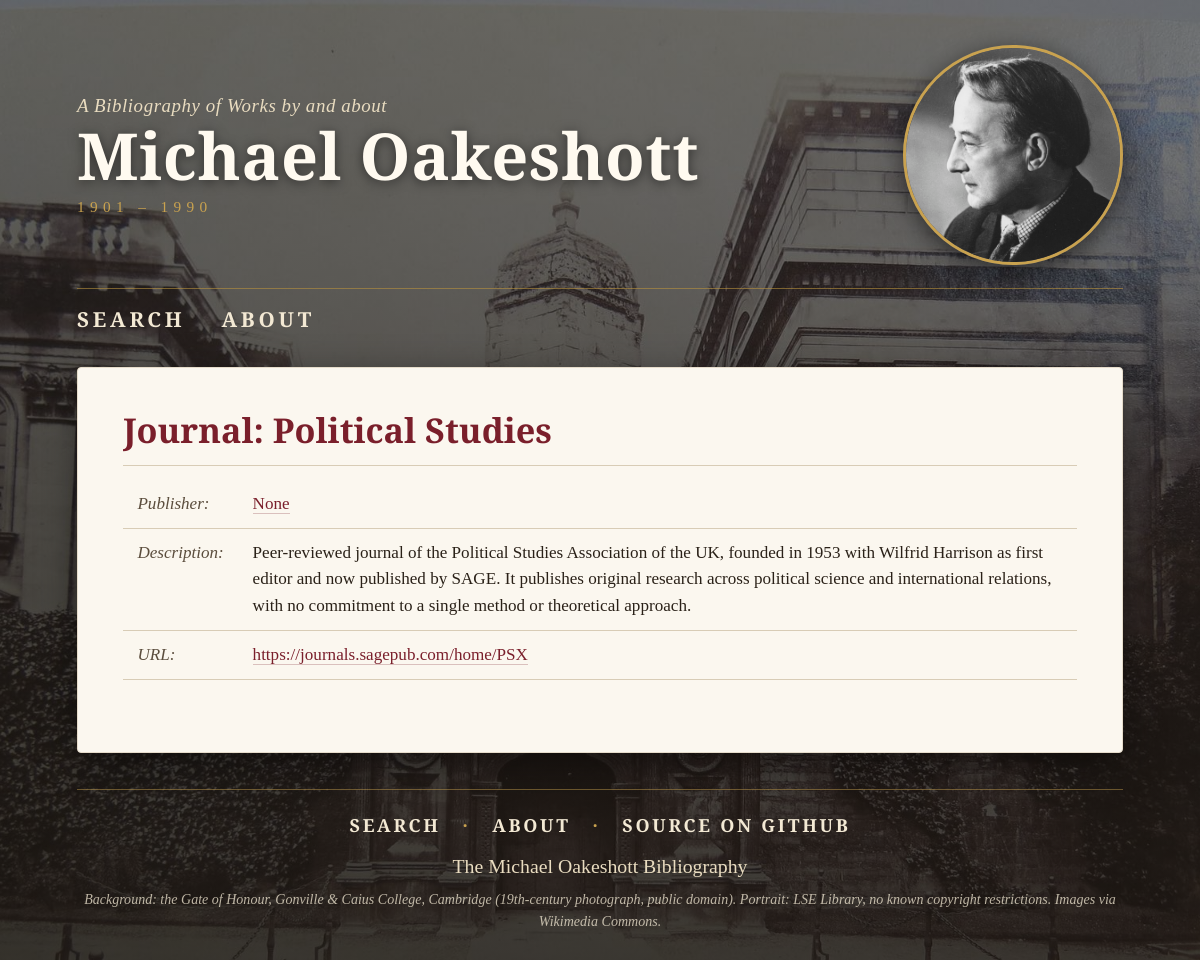
Page /oakeshott/journal_detail/3/ on the committed database.
### berkeley/models.py (models this page shows, shortened)
class SingleNameModel(models.Model):
    name = models.CharField(max_length=256)
    class Meta:
        abstract = True
        ordering = ['name']

class UrlModel(models.Model):
    url = models.CharField(max_length=512, default="",
            blank=True, null=True)
    class Meta:
        abstract = True

class DescrModel(models.Model):
    descr = models.CharField(max_length=512, default="", blank=True,
            null=True)
    class Meta:
        abstract = True

class Journal(SingleNameModel, UrlModel, DescrModel):
    publisher = models.ForeignKey(Publisher, blank=True, null=True, on_delete=models.CASCADE,)
    subject = models.ForeignKey(Subject, default=UNKNOWN_ID, on_delete=models.CASCADE,)

### berkeley/views.py (the view)
# urls.py: re_path(r'^journal_detail/(?P<journal_id>[0-9]+)/$',
def journal_detail(request, journal_id):
    return detail_view(request, journal_id, Journal,
            'journal_detail.html', 'journal')

### berkeley/views.py (called while the page is built)
def get_hdr():
    site_hdr = "Bibliography Search"
    site_list = Site.objects.all()
    for site in site_list:
        site_hdr = site.header
        break   # since we only expect a single site record!
    return site_hdr

def detail_view(request, dbkey, cls, html, kwarg_key):
    site_hdr = get_hdr()
    obj = get_object_or_404(cls, pk=dbkey)
    return render(request, html, {kwarg_key: obj, 'header': site_hdr })

### berkeley/templates/journal_detail.html
{% extends "base.html" %}
{% block content %}
    <div class="module">
    <table>
        <caption>
            Journal: {{ journal.name }}
        </caption>
        <tr>
            <td>Publisher:</td>
            <td>
                <a href="/oakeshott/publisher_detail/{{ journal.publisher.id }}/">
                {{ journal.publisher }}
                </a>
            </td>
        </tr>
        <tr>
            <td>Description:</td>
            <td> {{ journal.descr }} </td>
        </tr>
        <tr>
            <td>URL:</td>
            <td><a href="{{ journal.url }}"> {{ journal.url }}</a></td>
        </tr>
    </table>
    </div>
{% endblock content %}

### mysite/static/berkeley/style.css (style rules this page uses)
:root { --ink: #2a2118; --ink-soft: #5b4d3d; --paper: #fbf7ef; --paper-edge: #e6dccb; --rule: #d8ccb6; --accent: #7a1f2b; --accent-dark: #561520; --gold: #c9a24f; --night: #1c1813; --serif-display: "Cormorant Garamond", "EB Garamond", Garamond, Georgia, serif; --serif-text: "EB Garamond", Garamond, Georgia, "Times New Roman", serif; }
* { box-sizing: border-box; }
html { font-size: 18px; }
body { margin: 0; padding: 0; color: var(--ink); font-family: var(--serif-text); line-height: 1.55; background-color: var(--night); background-image: linear-gradient(rgba(28, 24, 19, 0.55), rgba(28, 24, 19, 0.80)), url("img/caius-gate-of-honour.jpg"); background-size: cover; background-position: center top; background-attachment: fixed; min-height: 100vh; }
a:link, a:visited { color: var(--accent); text-decoration: none; border-bottom: 1px solid rgba(122, 31, 43, 0.25); }
.module { overflow-x: auto; }
table { width: 100%; border-collapse: collapse; margin: 0 0 1.5rem; font-size: 0.95rem; }
caption { caption-side: top; text-align: left; font-family: var(--serif-display); font-size: 1.9rem; font-weight: 600; color: var(--accent); padding: 0 0 0.75rem; margin-bottom: 0.75rem; border-bottom: 1px solid var(--rule); line-height: 1.25; }
th, td { padding: 0.6rem 0.8rem; text-align: left; vertical-align: top; border-bottom: 1px solid var(--rule); overflow-wrap: break-word; }
td:first-child:not(:only-child) { white-space: nowrap; color: var(--ink-soft); font-style: italic; width: 1%; }

### rows in the picture
Journal: name "Political Studies", publisher "None", descr "Peer-reviewed journal of the Political Studies Association of the UK, founded in 1953 with Wilfrid Harrison as first editor and now published by SAGE. It publishes original research across political science and international relations, with no commitment to a single method or theoretical approach.", url "https://journals.sagepub.com/home/PSX"
